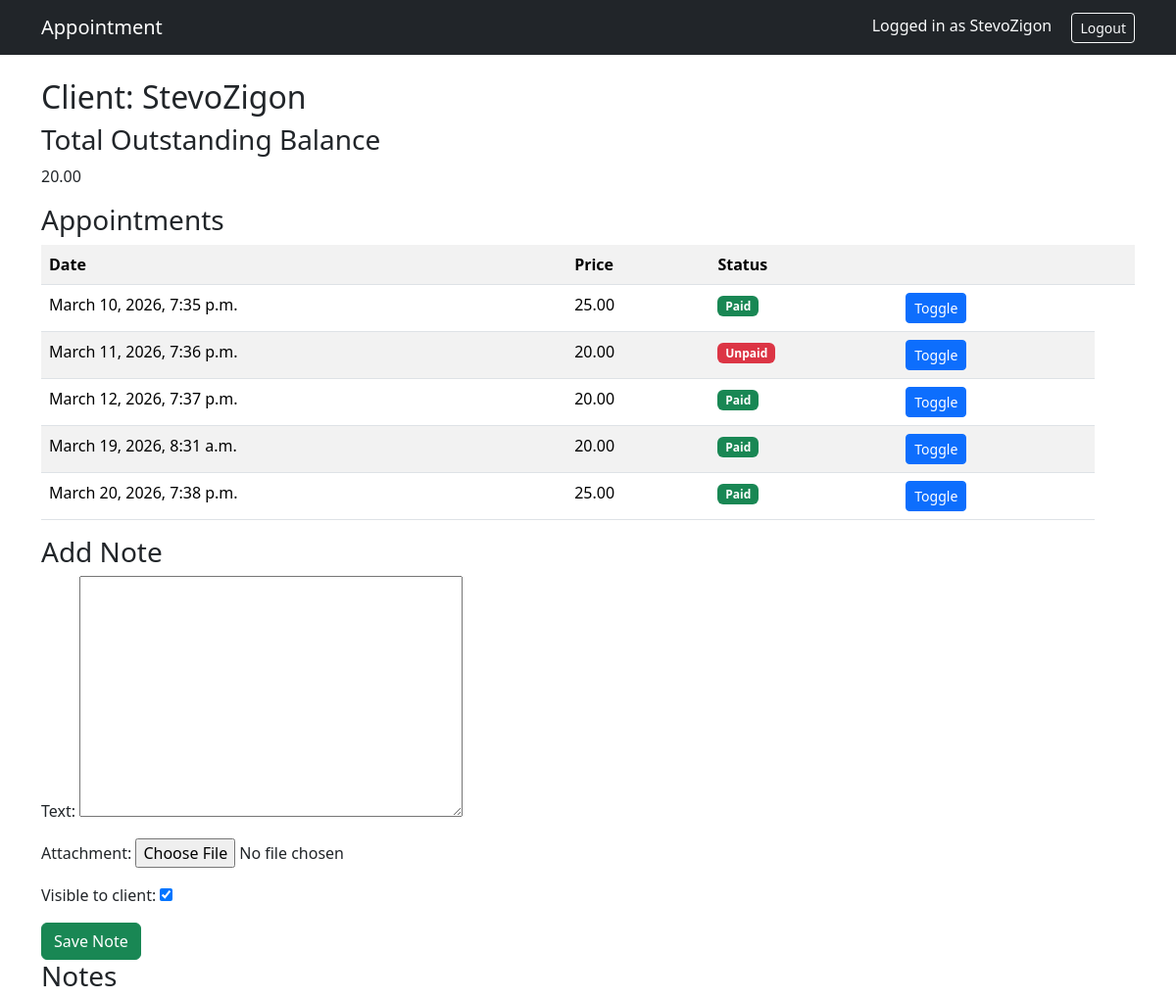
The page /client/9/ (signed in, upper part) on the database as committed earlier.
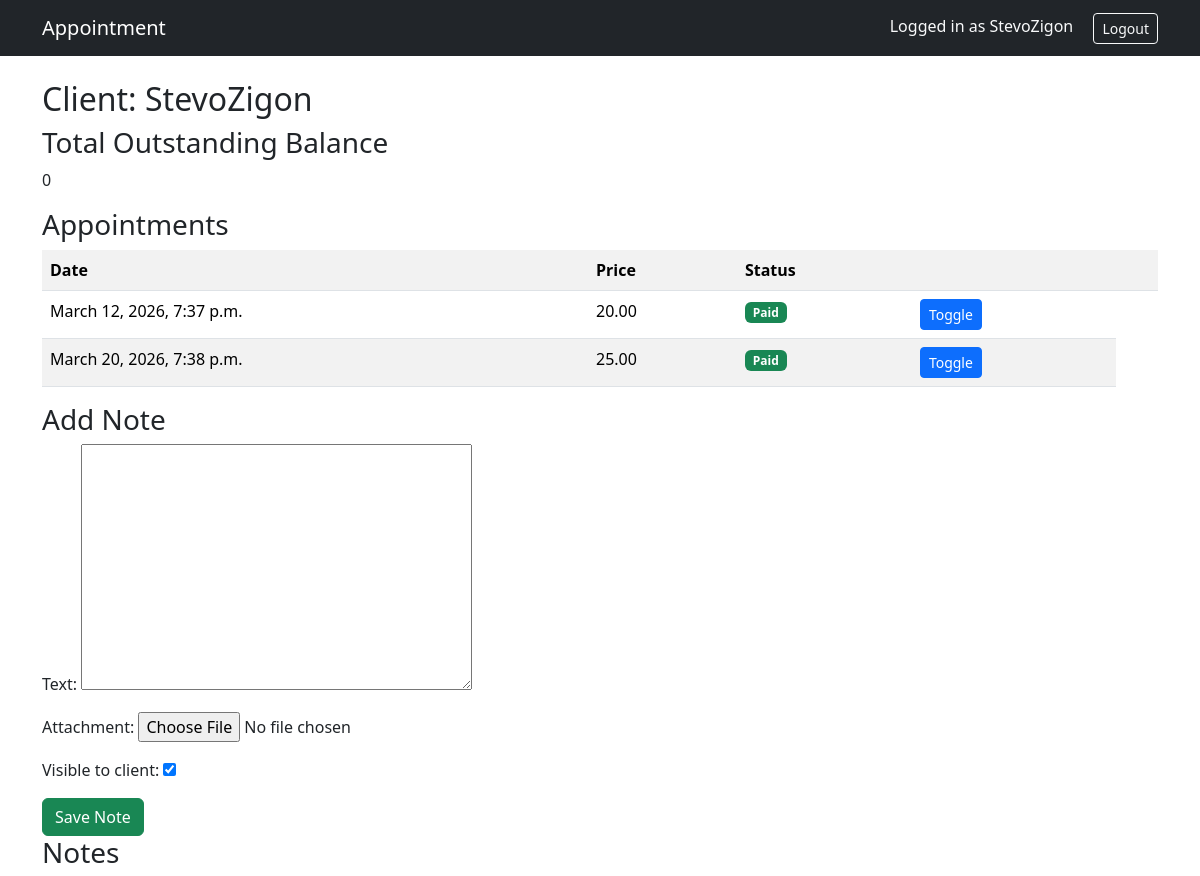
The same page on the database as committed later.
### appointments/models.py (models this page shows, shortened)
class Appointment(models.Model):
    psychologist = models.ForeignKey(
        settings.AUTH_USER_MODEL,
        on_delete=models.CASCADE,
        related_name='appointments_as_psychologist',
        limit_choices_to={'role':'psychologist'}
    )
    client = models.ForeignKey(
        settings.AUTH_USER_MODEL,
        on_delete=models.CASCADE,
        related_name='appointment_as_client',
        limit_choices_to={'role':'client'}
    )
    start_time = models.DateTimeField()
    end_time = models.DateTimeField()
    price = models.DecimalField(max_digits=8, decimal_places=2)
    paid = models.BooleanField(default=False)

### users/views.py (the view)
# urls.py: path('client/<int:client_id>/', client_detail, name='client_detail'),
@login_required
def client_detail(request, client_id):
    client = get_object_or_404(User, id=client_id, role='client')
    appointments = Appointment.objects.filter(
        client=client
    ).order_by('start_time')
    unpaid_appointments = appointments.filter(paid=False)
    total_due = sum(a.price for a in unpaid_appointments)
    notes = Note.objects.filter(client=client).order_by('-created_at')
    if request.method == "POST":
        form = NoteForm(request.POST, request.FILES)
        if form.is_valid():
            note = form.save(commit=False)
            note.client = client
            note.author = request.user
            note.save()
            return redirect("client_detail", client_id=client.id)
    else:
        form = NoteForm()
    return render(request, "client_detail.html", {
        "client": client,
        "appointments": appointments,
        "total_due": total_due,
        "notes": notes,
        "form": form
    })

### appointments/forms.py
class NoteForm(forms.ModelForm):
    class Meta:
        model = Note
        fields = ["text", "attachment", "visible_to_client"]

### templates/client_detail.html (shortened to what this page needs)
{% extends "base.html" %}
{% block content %}
<h2>Client: {{ client.username }}</h2>
<h3>Total Outstanding Balance</h3>
<p>{{ total_due }}</p>
<h3>Appointments</h3>
<table class="table table-striped">
<tr>
    <th>Date</th>
    <th>Price</th>
    <th>Status</th>
    <th></th>
    <th></th>
</tr>
{% for appointment in appointments %}
<tr>
    <td>{{ appointment.start_time }}</td>
    <td>{{ appointment.price }}</td>
    <td>
        {% if appointment.paid %}
            <span class="badge bg-success">Paid</span>
        {% else %}
            <span class="badge bg-danger">Unpaid</span>
        {% endif %}
    </td>
    <td>
        <a class="btn btn-sm btn-primary"
           href="{% url 'toggle_payment' appointment.id %}">
            Toggle
        </a>
    </td>
</tr>
{% endfor %}
</table>
<h3>Add Note</h3>
<form method="post" enctype="multipart/form-data">
    {{ form.as_p }}
    <button class="btn btn-success">Save Note</button>
</form>
<h3>Notes</h3>
{% endblock %}

Rows that differ between the two databases and show on the page:
removed Appointment: start_time "March 10, 2026, 7:35 p.m.", price "25.00", paid "Paid"
removed Appointment: start_time "March 11, 2026, 7:36 p.m.", price "20.00", paid "Unpaid"
removed Appointment: start_time "March 19, 2026, 8:31 a.m.", price "20.00", paid "Paid"
Other text that changed with them:
{{ total_due }}: "20.00" → "0"
